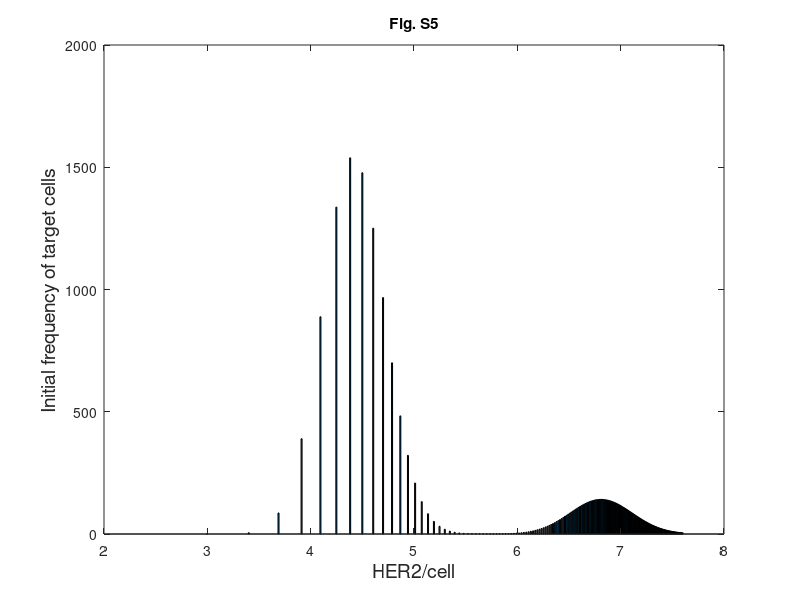

MATLAB code for this plot:
%%% Binned bimiodal target cell U(H) probability distribution at time zero

clear all

figure(1); clf

xp=20:10:2000; % For binning of U(t=0) distribution w.r.t. H

% The simulations of Log Normal U(t=0) distributions of Healthy (U2) vs Tumor (U1) cells
U1 = lognpdf(xp,6.9,0.3)./sum(lognpdf(xp,6.9,0.3));
U2 = lognpdf(xp,4.5,0.3)./sum(lognpdf(xp,4.5,0.3));
Uh(1,:)=(0.5.*U2 + 0.5.*U1); % Total U(t=0) distribution 
H=10.^(log(xp));
lenH=length(xp);
Uh(1,:)=Uh(1,:).*20000; % Total No. of U cells =20K

bar(log10(H),Uh(1,:),'BarWidth',2)
xlabel('HER2/cell', 'Fontsize',14)
ylabel('Initial frequency of target cells', 'Fontsize',14)
box on
title('Fig. S5')

